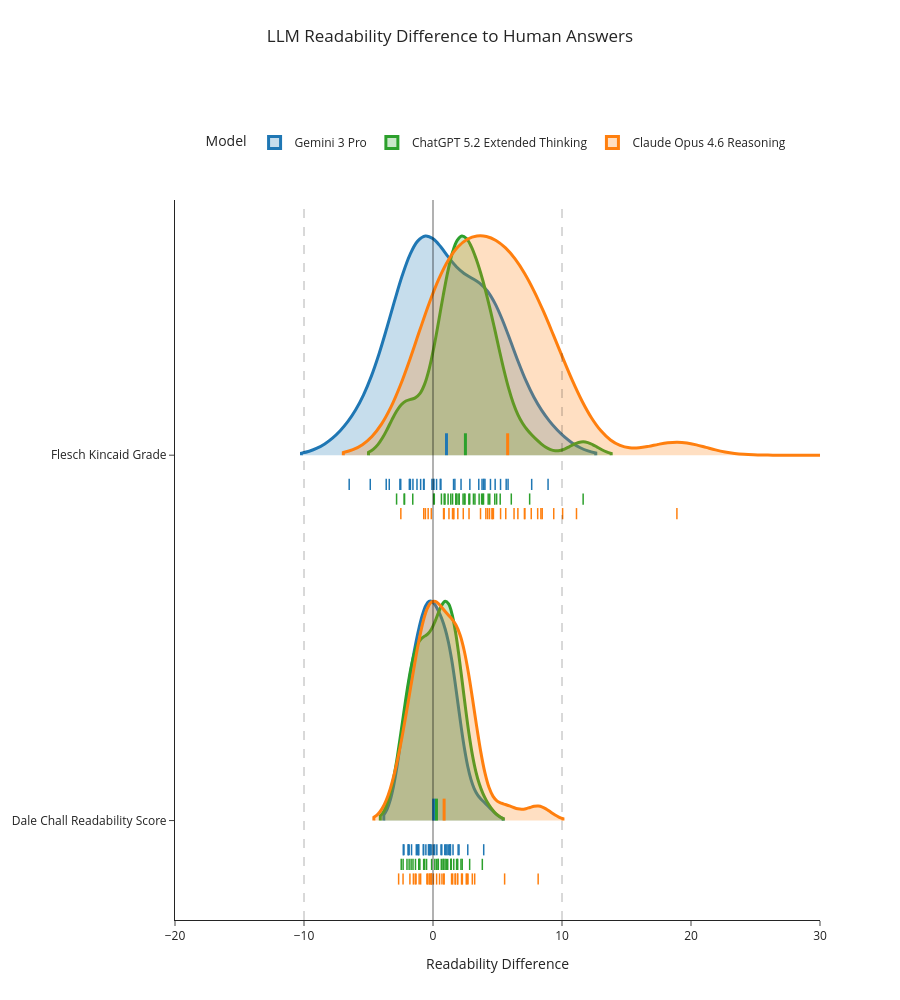

Source (notebook cell):
### Code cell
def to_rgba(hex_or_rgb, alpha):
    r, g, b = mcolors.to_rgb(hex_or_rgb)
    return f"rgba({int(r*255)}, {int(g*255)}, {int(b*255)}, {alpha})"

# metrics = readability_scores_df["Metric"].unique()
metrics = ['Dale Chall Readability Score', 'Flesch Kincaid Grade']
models = readability_scores_df["Model"].unique()
colors = px.colors.qualitative.D3
color_map = {model: colors[i % len(colors)] for i, model in enumerate(models)}
color_map = {
    'Gemini 3 Pro': '#1F77B4',
    'ChatGPT 5.2 Extended Thinking': '#2CA02C',
    'Claude Opus 4.6 Reasoning': '#FF7F0E'}

fig = go.Figure()

n_models = len(models)
row_spacing = 1.25
rug_offset_step = 0.05

for i, metric in enumerate(metrics):
    y_pos = i * row_spacing
    for j, model in enumerate(models):
        mask = (readability_scores_df["Metric"] == metric) & (readability_scores_df["Model"] == model)
        data = readability_scores_df.loc[mask, "Difference"]

        fig.add_trace(go.Violin(
            x=data,
            name=model,
            legendgroup=model,
            showlegend=(i == 0),
            side="positive",
            y0=y_pos,
            orientation="h",
            spanmode="soft",
            points=False,
            scalemode="width",
            width=1.5,
            line=dict(color=color_map[model], width=3),
            fillcolor=to_rgba(color_map[model], 0.25),
        ))

        # Median line
        median_val = np.mean(data) # Use median?
        fig.add_trace(go.Scatter(
            x=[median_val, median_val],
            y=[y_pos, y_pos + 0.075],
            mode="lines",
            line=dict(color=color_map[model], width=3),
            name=model,
            legendgroup=model,
            showlegend=False,
        ))

        rug_y = [y_pos - 0.1 - j * rug_offset_step] * len(data)

        fig.add_trace(go.Scatter(
            x=data,
            y=rug_y,
            mode="markers",
            marker=dict(
                symbol="line-ns-open",
                color=color_map[model],
                size=8,
                line=dict(width=1.5),
            ),
            name=model,
            legendgroup=model,
            showlegend=False,
        ))

fig.add_vline(x=0, line_width=2, line_color="black")
fig.add_vline(x=-10, line_width=1, line_dash="dash", line_color="black")
fig.add_vline(x=10, line_width=1, line_dash="dash", line_color="black")

fig.update_layout(
    title=dict(text="LLM Readability Difference to Human Answers", x=0.5, y=0.97),
    legend=dict(orientation="h", yanchor="top", y=1.1, xanchor="center", x=0.5),
    margin=dict(t=200, pad=0),
    height=1000,
    xaxis_title="Readability Difference",
    yaxis=dict(
        tickvals=[i * row_spacing for i in range(len(metrics))],
        ticktext=list(metrics),
    ),
    violinmode="overlay",
    legend_title="Model",
    template="simple_white",
).update_xaxes(range=[-20, 30])

fig.show()

### Figure 1 — Plotly figure (JSON) as saved in the notebook; plotly's stock layout.template omitted (floating-point values rounded to 4 significant figures)
{"data": [{"fillcolor": "rgba(31, 119, 180, 0.25)", "legendgroup": "Gemini 3 Pro", "line": {"color": "#1F77B4", "width": 3}, "name": "Gemini 3 Pro", "orientation": "h", "points": false, "scalemode": "width", "showlegend": true, "side": "positive", "spanmode": "soft", "type": "violin", "width": 1.5, "x": [1.179, -0.144, 2.016, -0.294, 2.696, 0.682, -1.294, -1.92, -0.725, -0.222, 0.914, 1.339, -2.251, -2.303, -1.914, -0.353, -1.663, -0.296, -1.205, 0.015, -1.127, -0.752, 0.132, 0.299, 1.948, -0.552, 1.079, 1.295, -1.848, 1.552, -0.223, 0.992, 3.931, 1.355, -1.109, 0.62], "y0": 0}, {"legendgroup": "Gemini 3 Pro", "line": {"color": "#1F77B4", "width": 3}, "mode": "lines", "name": "Gemini 3 Pro", "showlegend": false, "type": "scatter", "x": [0.05136, 0.05136], "y": [0, 0.075]}, {"legendgroup": "Gemini 3 Pro", "marker": {"color": "#1F77B4", "line": {"width": 1.5}, "size": 8, "symbol": "line-ns-open"}, "mode": "markers", "name": "Gemini 3 Pro", "showlegend": false, "type": "scatter", "x": [1.179, -0.144, 2.016, -0.294, 2.696, 0.682, -1.294, -1.92, -0.725, -0.222, 0.914, 1.339, -2.251, -2.303, -1.914, -0.353, -1.663, -0.296, -1.205, 0.015, -1.127, -0.752, 0.132, 0.299, 1.948, -0.552, 1.079, 1.295, -1.848, 1.552, -0.223, 0.992, 3.931, 1.355, -1.109, 0.62], "y": [-0.1, -0.1, -0.1, -0.1, -0.1, -0.1, -0.1, -0.1, -0.1, -0.1, -0.1, -0.1, -0.1, -0.1, -0.1, -0.1, -0.1, -0.1, -0.1, -0.1, -0.1, -0.1, -0.1, -0.1, -0.1, -0.1, -0.1, -0.1, -0.1, -0.1, -0.1, -0.1, -0.1, -0.1, -0.1, -0.1]}, {"fillcolor": "rgba(44, 160, 44, 0.25)", "legendgroup": "ChatGPT 5.2 Extended Thinking", "line": {"color": "#2CA02C", "width": 3}, "name": "ChatGPT 5.2 Extended Thinking", "orientation": "h", "points": false, "scalemode": "width", "showlegend": true, "side": "positive", "spanmode": "soft", "type": "violin", "width": 1.5, "x": [-1.105, -1.043, 1.412, -1.043, 0.412, 2.841, 0.776, -2.463, -0.498, 2.264, -1.551, 0.643, -0.645, -2.316, -1.697, 1.418, -1.047, 0.397, 1.611, 1.899, -1.851, -1.358, -2.017, 0.143, 1.38, -0.108, 2.167, -0.723, 1.141, 1.828, 1.901, 0.811, 3.823, 0.277, 1.03, 0.932], "y0": 0}, {"legendgroup": "ChatGPT 5.2 Extended Thinking", "line": {"color": "#2CA02C", "width": 3}, "mode": "lines", "name": "ChatGPT 5.2 Extended Thinking", "showlegend": false, "type": "scatter", "x": [0.2678, 0.2678], "y": [0, 0.075]}, {"legendgroup": "ChatGPT 5.2 Extended Thinking", "marker": {"color": "#2CA02C", "line": {"width": 1.5}, "size": 8, "symbol": "line-ns-open"}, "mode": "markers", "name": "ChatGPT 5.2 Extended Thinking", "showlegend": false, "type": "scatter", "x": [-1.105, -1.043, 1.412, -1.043, 0.412, 2.841, 0.776, -2.463, -0.498, 2.264, -1.551, 0.643, -0.645, -2.316, -1.697, 1.418, -1.047, 0.397, 1.611, 1.899, -1.851, -1.358, -2.017, 0.143, 1.38, -0.108, 2.167, -0.723, 1.141, 1.828, 1.901, 0.811, 3.823, 0.277, 1.03, 0.932], "y": [-0.15, -0.15, -0.15, -0.15, -0.15, -0.15, -0.15, -0.15, -0.15, -0.15, -0.15, -0.15, -0.15, -0.15, -0.15, -0.15, -0.15, -0.15, -0.15, -0.15, -0.15, -0.15, -0.15, -0.15, -0.15, -0.15, -0.15, -0.15, -0.15, -0.15, -0.15, -0.15, -0.15, -0.15, -0.15, -0.15]}, {"fillcolor": "rgba(255, 127, 14, 0.25)", "legendgroup": "Claude Opus 4.6 Reasoning", "line": {"color": "#FF7F0E", "width": 3}, "name": "Claude Opus 4.6 Reasoning", "orientation": "h", "points": false, "scalemode": "width", "showlegend": true, "side": "positive", "spanmode": "soft", "type": "violin", "width": 1.5, "x": [0.508, -0.472, 1.523, -0.958, 1.721, 3.231, -1.521, -2.322, -0.164, 1.44, -0.133, 1.732, -1.378, -1.79, 0.279, 2.213, -0.252, 0.032, 2.276, 2.652, -1.074, -2.664, -1.313, -0.412, 2.714, 0.859, 5.552, -0.112, -0.293, 0.836, 1.9, 1.911, 3.047, 0.695, 2.578, 8.152], "y0": 0}, {"legendgroup": "Claude Opus 4.6 Reasoning", "line": {"color": "#FF7F0E", "width": 3}, "mode": "lines", "name": "Claude Opus 4.6 Reasoning", "showlegend": false, "type": "scatter", "x": [0.8609, 0.8609], "y": [0, 0.075]}, {"legendgroup": "Claude Opus 4.6 Reasoning", "marker": {"color": "#FF7F0E", "line": {"width": 1.5}, "size": 8, "symbol": "line-ns-open"}, "mode": "markers", "name": "Claude Opus 4.6 Reasoning", "showlegend": false, "type": "scatter", "x": [0.508, -0.472, 1.523, -0.958, 1.721, 3.231, -1.521, -2.322, -0.164, 1.44, -0.133, 1.732, -1.378, -1.79, 0.279, 2.213, -0.252, 0.032, 2.276, 2.652, -1.074, -2.664, -1.313, -0.412, 2.714, 0.859, 5.552, -0.112, -0.293, 0.836, 1.9, 1.911, 3.047, 0.695, 2.578, 8.152], "y": [-0.2, -0.2, -0.2, -0.2, -0.2, -0.2, -0.2, -0.2, -0.2, -0.2, -0.2, -0.2, -0.2, -0.2, -0.2, -0.2, -0.2, -0.2, -0.2, -0.2, -0.2, -0.2, -0.2, -0.2, -0.2, -0.2, -0.2, -0.2, -0.2, -0.2, -0.2, -0.2, -0.2, -0.2, -0.2, -0.2]}, {"fillcolor": "rgba(31, 119, 180, 0.25)", "legendgroup": "Gemini 3 Pro", "line": {"color": "#1F77B4", "width": 3}, "name": "Gemini 3 Pro", "orientation": "h", "points": false, "scalemode": "width", "showlegend": false, "side": "positive", "spanmode": "soft", "type": "violin", "width": 1.5, "x": [-0.082, 1.593, 2.174, 5.236, 4.029, 0.276, 0.07, -0.731, -0.958, 0.615, 3.935, 0.038, -3.626, -1.753, 2.857, -2.501, 3.918, 7.65, 3.801, -1.241, -4.863, 0.562, 8.919, -1.555, 5.673, -0.692, -1.813, 4.454, 4.818, 3.549, -3.389, 1.697, 5.819, -1.826, -6.497, -2.566], "y0": 1.25}, {"legendgroup": "Gemini 3 Pro", "line": {"color": "#1F77B4", "width": 3}, "mode": "lines", "name": "Gemini 3 Pro", "showlegend": false, "type": "scatter", "x": [1.044, 1.044], "y": [1.25, 1.325]}, {"legendgroup": "Gemini 3 Pro", "marker": {"color": "#1F77B4", "line": {"width": 1.5}, "size": 8, "symbol": "line-ns-open"}, "mode": "markers", "name": "Gemini 3 Pro", "showlegend": false, "type": "scatter", "x": [-0.082, 1.593, 2.174, 5.236, 4.029, 0.276, 0.07, -0.731, -0.958, 0.615, 3.935, 0.038, -3.626, -1.753, 2.857, -2.501, 3.918, 7.65, 3.801, -1.241, -4.863, 0.562, 8.919, -1.555, 5.673, -0.692, -1.813, 4.454, 4.818, 3.549, -3.389, 1.697, 5.819, -1.826, -6.497, -2.566], "y": [1.15, 1.15, 1.15, 1.15, 1.15, 1.15, 1.15, 1.15, 1.15, 1.15, 1.15, 1.15, 1.15, 1.15, 1.15, 1.15, 1.15, 1.15, 1.15, 1.15, 1.15, 1.15, 1.15, 1.15, 1.15, 1.15, 1.15, 1.15, 1.15, 1.15, 1.15, 1.15, 1.15, 1.15, 1.15, 1.15]}, {"fillcolor": "rgba(44, 160, 44, 0.25)", "legendgroup": "ChatGPT 5.2 Extended Thinking", "line": {"color": "#2CA02C", "width": 3}, "name": "ChatGPT 5.2 Extended Thinking", "orientation": "h", "points": false, "scalemode": "width", "showlegend": false, "side": "positive", "spanmode": "soft", "type": "violin", "width": 1.5, "x": [-1.569, 0.051, 3.135, 1.517, 1.858, 0.867, 3.575, 1.779, 0.932, 4.278, -2.205, 0.1, 4.788, 3.25, 4.934, 4.401, 2.847, 6.07, 11.64, 2.428, -2.238, 3.857, 1.771, 2.329, 7.492, 2.778, 2.019, 0.653, -2.823, 1.17, 1.379, 3.768, 2.03, 3.917, 2.482, 5.209], "y0": 1.25}, {"legendgroup": "ChatGPT 5.2 Extended Thinking", "line": {"color": "#2CA02C", "width": 3}, "mode": "lines", "name": "ChatGPT 5.2 Extended Thinking", "showlegend": false, "type": "scatter", "x": [2.513, 2.513], "y": [1.25, 1.325]}, {"legendgroup": "ChatGPT 5.2 Extended Thinking", "marker": {"color": "#2CA02C", "line": {"width": 1.5}, "size": 8, "symbol": "line-ns-open"}, "mode": "markers", "name": "ChatGPT 5.2 Extended Thinking", "showlegend": false, "type": "scatter", "x": [-1.569, 0.051, 3.135, 1.517, 1.858, 0.867, 3.575, 1.779, 0.932, 4.278, -2.205, 0.1, 4.788, 3.25, 4.934, 4.401, 2.847, 6.07, 11.64, 2.428, -2.238, 3.857, 1.771, 2.329, 7.492, 2.778, 2.019, 0.653, -2.823, 1.17, 1.379, 3.768, 2.03, 3.917, 2.482, 5.209], "y": [1.1, 1.1, 1.1, 1.1, 1.1, 1.1, 1.1, 1.1, 1.1, 1.1, 1.1, 1.1, 1.1, 1.1, 1.1, 1.1, 1.1, 1.1, 1.1, 1.1, 1.1, 1.1, 1.1, 1.1, 1.1, 1.1, 1.1, 1.1, 1.1, 1.1, 1.1, 1.1, 1.1, 1.1, 1.1, 1.1]}, {"fillcolor": "rgba(255, 127, 14, 0.25)", "legendgroup": "Claude Opus 4.6 Reasoning", "line": {"color": "#FF7F0E", "width": 3}, "name": "Claude Opus 4.6 Reasoning", "orientation": "h", "points": false, "scalemode": "width", "showlegend": false, "side": "positive", "spanmode": "soft", "type": "violin", "width": 1.5, "x": [2.792, 1.513, 5.64, 7.616, 7.12, 4.578, 4.381, -2.493, 2.347, 4.683, -0.375, -0.589, 0.819, 4.238, 7.087, 6.283, 5.239, 8.365, 9.36, 8.115, 3.684, 1.609, 8.466, -0.131, 4.598, 6.58, 18.91, -0.717, 1.591, 0.865, 1.237, 1.924, 10.05, 4.097, 11.12, 47.77], "y0": 1.25}, {"legendgroup": "Claude Opus 4.6 Reasoning", "line": {"color": "#FF7F0E", "width": 3}, "mode": "lines", "name": "Claude Opus 4.6 Reasoning", "showlegend": false, "type": "scatter", "x": [5.788, 5.788], "y": [1.25, 1.325]}, {"legendgroup": "Claude Opus 4.6 Reasoning", "marker": {"color": "#FF7F0E", "line": {"width": 1.5}, "size": 8, "symbol": "line-ns-open"}, "mode": "markers", "name": "Claude Opus 4.6 Reasoning", "showlegend": false, "type": "scatter", "x": [2.792, 1.513, 5.64, 7.616, 7.12, 4.578, 4.381, -2.493, 2.347, 4.683, -0.375, -0.589, 0.819, 4.238, 7.087, 6.283, 5.239, 8.365, 9.36, 8.115, 3.684, 1.609, 8.466, -0.131, 4.598, 6.58, 18.91, -0.717, 1.591, 0.865, 1.237, 1.924, 10.05, 4.097, 11.12, 47.77], "y": [1.05, 1.05, 1.05, 1.05, 1.05, 1.05, 1.05, 1.05, 1.05, 1.05, 1.05, 1.05, 1.05, 1.05, 1.05, 1.05, 1.05, 1.05, 1.05, 1.05, 1.05, 1.05, 1.05, 1.05, 1.05, 1.05, 1.05, 1.05, 1.05, 1.05, 1.05, 1.05, 1.05, 1.05, 1.05, 1.05]}], "layout": {"height": 1000, "legend": {"orientation": "h", "title": {"text": "Model"}, "x": 0.5, "xanchor": "center", "y": 1.1, "yanchor": "top"}, "margin": {"pad": 0, "t": 200}, "shapes": [{"line": {"color": "black", "width": 2}, "type": "line", "x0": 0, "x1": 0, "xref": "x", "y0": 0, "y1": 1, "yref": "y domain"}, {"line": {"color": "black", "dash": "dash", "width": 1}, "type": "line", "x0": -10, "x1": -10, "xref": "x", "y0": 0, "y1": 1, "yref": "y domain"}, {"line": {"color": "black", "dash": "dash", "width": 1}, "type": "line", "x0": 10, "x1": 10, "xref": "x", "y0": 0, "y1": 1, "yref": "y domain"}], "title": {"text": "LLM Readability Difference to Human Answers", "x": 0.5, "y": 0.97}, "violinmode": "overlay", "xaxis": {"range": [-20, 30], "title": {"text": "Readability Difference"}}, "yaxis": {"ticktext": ["Dale Chall Readability Score", "Flesch Kincaid Grade"], "tickvals": [0, 1.25]}}}
